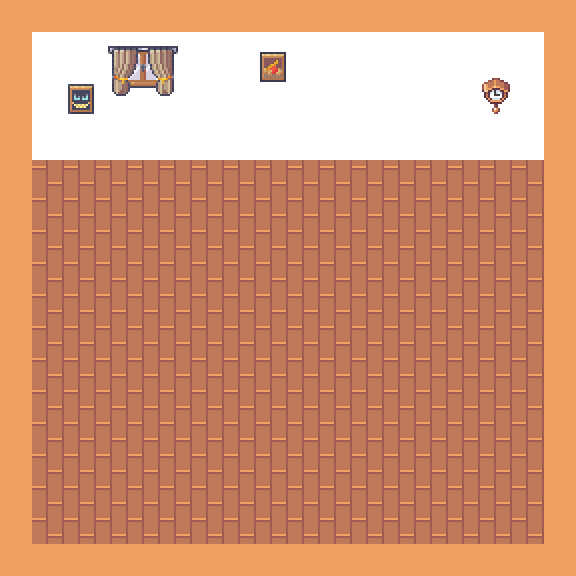

A level layout from a 2D game, rendered from its tile map. Below: a short description, then the map file with its tile-grid data intact:
An orthogonal 18x18 tile map with 32x32 px tiles, 3 tile layers (nền, tường, items), 2 tilesets.

<map version="1.10" tiledversion="1.10.2" orientation="orthogonal" renderorder="right-down" width="18" height="18" tilewidth="32" tileheight="32" infinite="0" nextlayerid="5" nextobjectid="26">
 <tileset firstgid="1" source="atlas_32x.tsx" />
 <tileset firstgid="769" source="Interiors_free_32x32.tsx" />
 <layer id="1" name="nền" width="18" height="18">
  <data encoding="csv">
291,291,291,291,291,291,291,291,291,291,291,291,291,291,291,291,291,291,
291,291,291,291,291,291,291,291,291,291,291,291,291,291,291,291,291,291,
291,291,291,291,291,291,291,291,291,291,291,291,291,291,291,291,291,291,
291,291,291,291,291,291,291,291,291,291,291,291,291,291,291,291,291,291,
291,1,291,291,291,291,291,291,291,291,291,291,291,291,291,291,291,291,
291,291,291,291,291,291,291,291,291,291,291,291,291,291,291,291,291,291,
291,291,291,291,291,291,291,291,291,291,291,291,291,291,291,291,291,291,
291,291,291,291,291,291,291,291,291,291,291,291,291,291,291,291,291,291,
291,291,291,291,291,291,291,291,291,291,291,291,291,291,291,291,291,291,
291,291,291,291,291,291,291,291,291,291,291,291,291,291,291,291,291,291,
291,291,291,291,291,291,291,291,291,291,291,291,291,291,291,291,291,291,
291,291,291,291,291,291,291,291,291,291,291,291,291,291,291,291,291,291,
291,291,291,291,291,291,291,291,291,291,291,291,291,291,291,291,291,291,
291,291,291,291,291,291,291,291,291,291,291,291,291,291,291,291,291,291,
291,291,291,291,291,291,291,291,291,291,291,291,291,291,291,291,291,291,
291,291,291,291,291,291,291,291,291,291,291,291,291,291,291,291,291,291,
291,291,291,291,291,291,291,291,291,291,291,291,291,291,291,291,291,291,
291,291,291,291,291,291,291,291,291,291,291,291,291,291,291,291,291,291
</data>
 </layer>
 <layer id="2" name="tường" width="18" height="18">
  <data encoding="csv">
289,289,289,289,289,289,289,289,289,289,289,289,289,289,289,289,289,289,
289,584,584,584,584,584,584,584,584,584,584,584,584,584,584,584,584,289,
289,584,584,584,584,584,584,584,584,584,584,584,584,584,584,584,584,289,
289,584,584,584,584,584,584,584,584,584,584,584,584,584,584,584,584,289,
289,584,584,584,584,584,584,584,584,584,584,584,584,584,584,584,584,289,
289,0,0,0,0,0,0,0,0,0,0,0,0,0,0,0,0,289,
289,0,0,0,0,0,0,0,0,0,0,0,0,0,0,0,0,289,
289,0,0,0,0,0,0,0,0,0,0,0,0,0,0,0,0,289,
289,0,0,0,0,0,0,0,0,0,0,0,0,0,0,0,0,289,
289,0,0,0,0,0,0,0,0,0,0,0,0,0,0,0,0,289,
289,0,0,0,0,0,0,0,0,0,0,0,0,0,0,0,0,289,
289,0,0,0,0,0,0,0,0,0,0,0,0,0,0,0,0,289,
289,0,0,0,0,0,0,0,0,0,0,0,0,0,0,0,0,289,
289,0,0,0,0,0,0,0,0,0,0,0,0,0,0,0,0,289,
289,0,0,0,0,0,0,0,0,0,0,0,0,0,0,0,0,289,
289,0,0,0,0,0,0,0,0,0,0,0,0,0,0,0,0,289,
289,0,0,0,0,0,0,0,0,0,0,0,0,0,0,0,0,289,
289,289,289,289,289,289,289,289,289,289,289,289,289,289,289,289,289,289
</data>
 </layer>
 <layer id="3" name="items" width="18" height="18">
  <data encoding="csv">
291,291,291,291,291,291,291,291,291,291,291,291,291,291,291,291,291,291,
291,0,0,1157,1158,1159,0,0,1953,0,0,0,0,0,0,0,0,291,
291,0,1890,1173,1174,1175,0,0,1969,0,0,0,0,0,0,656,0,291,
291,0,1906,0,201,201,201,201,201,201,201,201,201,201,201,704,0,291,
291,0,0,0,201,201,201,201,201,201,201,201,201,201,201,201,201,291,
291,338,338,338,338,338,338,338,338,338,338,338,338,338,338,338,338,291,
291,338,338,338,338,338,338,338,338,338,338,338,338,338,338,338,338,291,
291,338,338,338,338,338,338,338,338,338,338,338,338,338,338,338,338,291,
291,338,338,338,338,338,338,338,338,338,338,338,338,338,338,338,338,291,
291,338,338,338,338,338,338,338,338,338,338,338,338,338,338,338,338,291,
291,338,338,338,338,338,338,338,338,338,338,338,338,338,338,338,338,291,
291,338,338,338,338,338,338,338,338,338,338,338,338,338,338,338,338,291,
291,338,338,338,338,338,338,338,338,338,338,338,338,338,338,338,338,291,
291,338,338,338,338,338,338,338,338,338,338,338,338,338,338,338,338,291,
291,338,338,338,338,338,338,338,338,338,338,338,338,338,338,338,338,291,
291,338,338,338,338,338,338,338,338,338,338,338,338,338,338,338,338,291,
291,338,338,338,338,338,338,338,338,338,338,338,338,338,338,338,338,291,
291,291,291,291,291,291,291,291,291,291,291,291,291,291,291,291,291,291
</data>
 </layer>
 <objectgroup id="4" name="Object Layer 1" />
</map>
